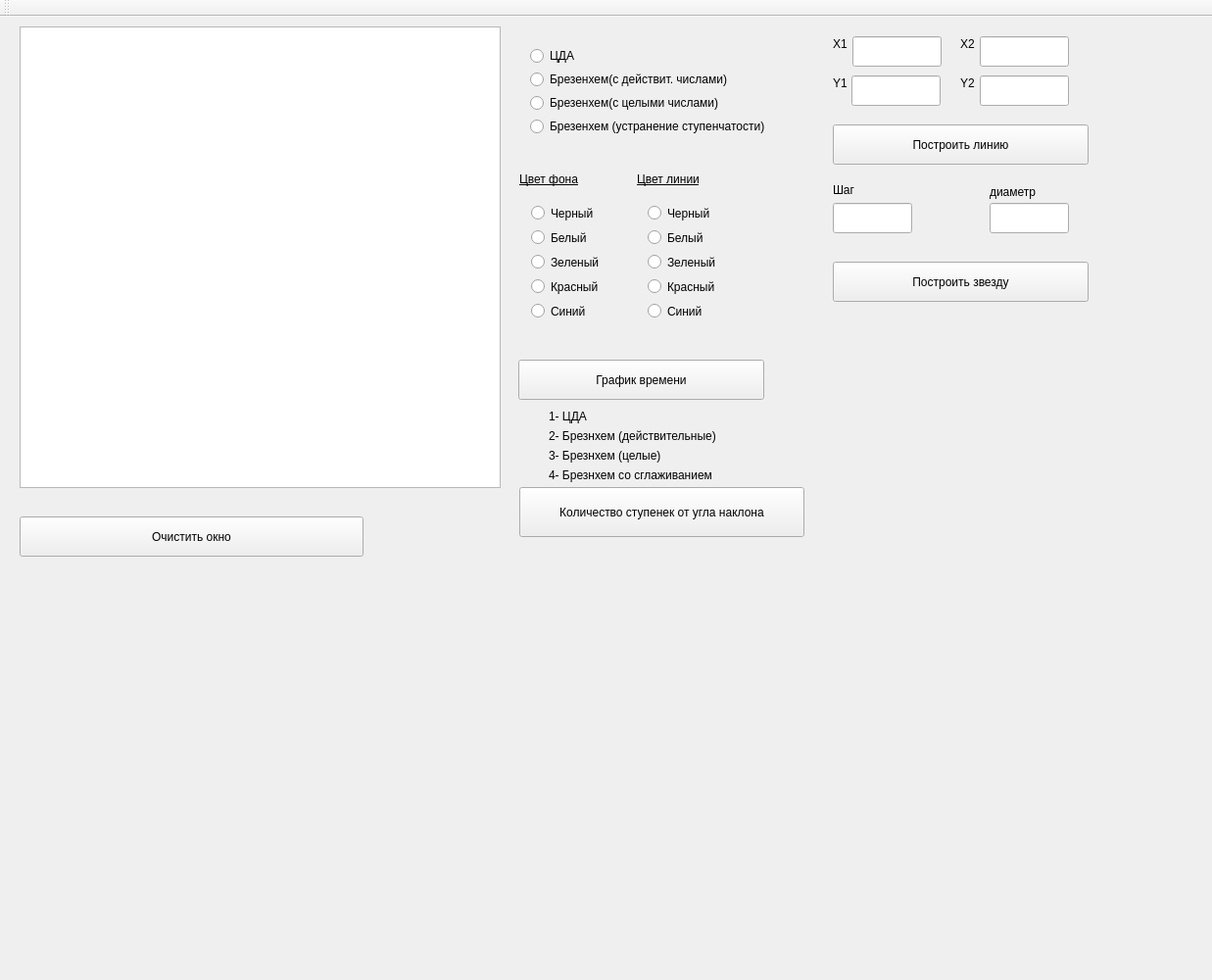
<?xml version="1.0" encoding="UTF-8"?>
<ui version="4.0">
 <class>MainWindow</class>
 <widget class="QMainWindow" name="MainWindow">
  <property name="geometry">
   <rect>
    <x>0</x>
    <y>0</y>
    <width>1237</width>
    <height>1000</height>
   </rect>
  </property>
  <property name="minimumSize">
   <size>
    <width>1000</width>
    <height>1000</height>
   </size>
  </property>
  <property name="windowTitle">
   <string>image</string>
  </property>
  <property name="toolTip">
   <string/>
  </property>
  <widget class="QWidget" name="centralWidget">
   <widget class="QGraphicsView" name="graphicsView">
    <property name="geometry">
     <rect>
      <x>20</x>
      <y>10</y>
      <width>491</width>
      <height>471</height>
     </rect>
    </property>
    <property name="minimumSize">
     <size>
      <width>400</width>
      <height>400</height>
     </size>
    </property>
   </widget>
   <widget class="QLineEdit" name="lineEdit">
    <property name="geometry">
     <rect>
      <x>870</x>
      <y>20</y>
      <width>91</width>
      <height>31</height>
     </rect>
    </property>
   </widget>
   <widget class="QLabel" name="label">
    <property name="geometry">
     <rect>
      <x>850</x>
      <y>20</y>
      <width>16</width>
      <height>16</height>
     </rect>
    </property>
    <property name="text">
     <string>X1</string>
    </property>
   </widget>
   <widget class="QLabel" name="label_2">
    <property name="geometry">
     <rect>
      <x>850</x>
      <y>60</y>
      <width>16</width>
      <height>16</height>
     </rect>
    </property>
    <property name="text">
     <string>Y1</string>
    </property>
   </widget>
   <widget class="QLineEdit" name="lineEdit_2">
    <property name="geometry">
     <rect>
      <x>869</x>
      <y>60</y>
      <width>91</width>
      <height>31</height>
     </rect>
    </property>
   </widget>
   <widget class="QLabel" name="label_3">
    <property name="geometry">
     <rect>
      <x>980</x>
      <y>20</y>
      <width>16</width>
      <height>16</height>
     </rect>
    </property>
    <property name="text">
     <string>X2</string>
    </property>
   </widget>
   <widget class="QLabel" name="label_4">
    <property name="geometry">
     <rect>
      <x>980</x>
      <y>60</y>
      <width>16</width>
      <height>16</height>
     </rect>
    </property>
    <property name="text">
     <string>Y2</string>
    </property>
   </widget>
   <widget class="QLineEdit" name="lineEdit_3">
    <property name="geometry">
     <rect>
      <x>1000</x>
      <y>20</y>
      <width>91</width>
      <height>31</height>
     </rect>
    </property>
   </widget>
   <widget class="QLineEdit" name="lineEdit_4">
    <property name="geometry">
     <rect>
      <x>1000</x>
      <y>60</y>
      <width>91</width>
      <height>31</height>
     </rect>
    </property>
   </widget>
   <widget class="QLabel" name="label_5">
    <property name="geometry">
     <rect>
      <x>530</x>
      <y>150</y>
      <width>81</width>
      <height>31</height>
     </rect>
    </property>
    <property name="font">
     <font>
      <underline>true</underline>
     </font>
    </property>
    <property name="text">
     <string>Цвет фона</string>
    </property>
   </widget>
   <widget class="QLabel" name="label_6">
    <property name="geometry">
     <rect>
      <x>650</x>
      <y>150</y>
      <width>81</width>
      <height>31</height>
     </rect>
    </property>
    <property name="font">
     <font>
      <underline>true</underline>
     </font>
    </property>
    <property name="text">
     <string>Цвет линии</string>
    </property>
   </widget>
   <widget class="QWidget" name="gridLayoutWidget">
    <property name="geometry">
     <rect>
      <x>531</x>
      <y>180</y>
      <width>91</width>
      <height>141</height>
     </rect>
    </property>
    <layout class="QGridLayout" name="gridLayout">
     <item row="0" column="0">
      <widget class="QRadioButton" name="radioButton">
       <property name="text">
        <string>Черный</string>
       </property>
      </widget>
     </item>
     <item row="1" column="0">
      <widget class="QRadioButton" name="radioButton_2">
       <property name="text">
        <string>Белый</string>
       </property>
      </widget>
     </item>
     <item row="2" column="0">
      <widget class="QRadioButton" name="radioButton_3">
       <property name="text">
        <string>Зеленый</string>
       </property>
      </widget>
     </item>
     <item row="3" column="0">
      <widget class="QRadioButton" name="radioButton_4">
       <property name="text">
        <string>Красный</string>
       </property>
      </widget>
     </item>
     <item row="4" column="0">
      <widget class="QRadioButton" name="radioButton_5">
       <property name="text">
        <string>Синий</string>
       </property>
      </widget>
     </item>
    </layout>
   </widget>
   <widget class="QWidget" name="gridLayoutWidget_2">
    <property name="geometry">
     <rect>
      <x>650</x>
      <y>180</y>
      <width>91</width>
      <height>141</height>
     </rect>
    </property>
    <layout class="QGridLayout" name="gridLayout_2">
     <item row="0" column="0">
      <widget class="QRadioButton" name="radioButton_6">
       <property name="text">
        <string>Черный</string>
       </property>
      </widget>
     </item>
     <item row="2" column="0">
      <widget class="QRadioButton" name="radioButton_8">
       <property name="text">
        <string>Зеленый</string>
       </property>
      </widget>
     </item>
     <item row="1" column="0">
      <widget class="QRadioButton" name="radioButton_7">
       <property name="text">
        <string>Белый</string>
       </property>
      </widget>
     </item>
     <item row="3" column="0">
      <widget class="QRadioButton" name="radioButton_9">
       <property name="text">
        <string>Красный</string>
       </property>
      </widget>
     </item>
     <item row="4" column="0">
      <widget class="QRadioButton" name="radioButton_10">
       <property name="text">
        <string>Синий</string>
       </property>
      </widget>
     </item>
    </layout>
   </widget>
   <widget class="QWidget" name="gridLayoutWidget_3">
    <property name="geometry">
     <rect>
      <x>530</x>
      <y>20</y>
      <width>305</width>
      <height>112</height>
     </rect>
    </property>
    <layout class="QGridLayout" name="gridLayout_3">
     <item row="2" column="0">
      <widget class="QRadioButton" name="radioButton_13">
       <property name="text">
        <string>Брезенхем(с целыми числами)</string>
       </property>
      </widget>
     </item>
     <item row="1" column="0">
      <widget class="QRadioButton" name="radioButton_12">
       <property name="text">
        <string>Брезенхем(с действит. числами)</string>
       </property>
      </widget>
     </item>
     <item row="0" column="0">
      <widget class="QRadioButton" name="radioButton_11">
       <property name="text">
        <string>ЦДА</string>
       </property>
      </widget>
     </item>
     <item row="3" column="0">
      <widget class="QRadioButton" name="radioButton_14">
       <property name="text">
        <string>Брезенхем (устранение ступенчатости)</string>
       </property>
      </widget>
     </item>
    </layout>
   </widget>
   <widget class="QPushButton" name="pushButton">
    <property name="geometry">
     <rect>
      <x>850</x>
      <y>110</y>
      <width>261</width>
      <height>41</height>
     </rect>
    </property>
    <property name="text">
     <string>Построить линию</string>
    </property>
   </widget>
   <widget class="QPushButton" name="pushButton_2">
    <property name="geometry">
     <rect>
      <x>850</x>
      <y>250</y>
      <width>261</width>
      <height>41</height>
     </rect>
    </property>
    <property name="text">
     <string>Построить звезду</string>
    </property>
   </widget>
   <widget class="QPushButton" name="pushButton_3">
    <property name="geometry">
     <rect>
      <x>529</x>
      <y>350</y>
      <width>251</width>
      <height>41</height>
     </rect>
    </property>
    <property name="text">
     <string>График времени</string>
    </property>
   </widget>
   <widget class="QCustomPlot" name="widget" native="true">
    <property name="geometry">
     <rect>
      <x>850</x>
      <y>350</y>
      <width>401</width>
      <height>181</height>
     </rect>
    </property>
   </widget>
   <widget class="QLabel" name="label_7">
    <property name="geometry">
     <rect>
      <x>560</x>
      <y>400</y>
      <width>111</width>
      <height>16</height>
     </rect>
    </property>
    <property name="text">
     <string>1- ЦДА</string>
    </property>
   </widget>
   <widget class="QLabel" name="label_8">
    <property name="geometry">
     <rect>
      <x>560</x>
      <y>420</y>
      <width>281</width>
      <height>16</height>
     </rect>
    </property>
    <property name="text">
     <string>2- Брезнхем (действительные)</string>
    </property>
   </widget>
   <widget class="QLabel" name="label_9">
    <property name="geometry">
     <rect>
      <x>560</x>
      <y>440</y>
      <width>251</width>
      <height>16</height>
     </rect>
    </property>
    <property name="text">
     <string>3- Брезнхем (целые)</string>
    </property>
   </widget>
   <widget class="QLabel" name="label_10">
    <property name="geometry">
     <rect>
      <x>560</x>
      <y>460</y>
      <width>251</width>
      <height>16</height>
     </rect>
    </property>
    <property name="text">
     <string>4- Брезнхем со сглаживанием</string>
    </property>
   </widget>
   <widget class="QPushButton" name="pushButton_4">
    <property name="geometry">
     <rect>
      <x>530</x>
      <y>480</y>
      <width>291</width>
      <height>51</height>
     </rect>
    </property>
    <property name="text">
     <string>Количество ступенек от угла наклона</string>
    </property>
   </widget>
   <widget class="QPushButton" name="pushButton_5">
    <property name="geometry">
     <rect>
      <x>20</x>
      <y>510</y>
      <width>351</width>
      <height>41</height>
     </rect>
    </property>
    <property name="text">
     <string>Очистить окно</string>
    </property>
   </widget>
   <widget class="QLineEdit" name="lineEdit_5">
    <property name="geometry">
     <rect>
      <x>850</x>
      <y>190</y>
      <width>81</width>
      <height>31</height>
     </rect>
    </property>
   </widget>
   <widget class="QLabel" name="label_12">
    <property name="geometry">
     <rect>
      <x>850</x>
      <y>170</y>
      <width>59</width>
      <height>14</height>
     </rect>
    </property>
    <property name="text">
     <string>Шаг</string>
    </property>
   </widget>
   <widget class="QLineEdit" name="lineEdit_6">
    <property name="geometry">
     <rect>
      <x>1010</x>
      <y>190</y>
      <width>81</width>
      <height>31</height>
     </rect>
    </property>
   </widget>
   <widget class="QLabel" name="label_11">
    <property name="geometry">
     <rect>
      <x>1010</x>
      <y>170</y>
      <width>67</width>
      <height>17</height>
     </rect>
    </property>
    <property name="text">
     <string>диаметр</string>
    </property>
   </widget>
  </widget>
  <widget class="QMenuBar" name="menuBar">
   <property name="geometry">
    <rect>
     <x>0</x>
     <y>0</y>
     <width>1237</width>
     <height>22</height>
    </rect>
   </property>
  </widget>
  <widget class="QToolBar" name="mainToolBar">
   <attribute name="toolBarArea">
    <enum>TopToolBarArea</enum>
   </attribute>
   <attribute name="toolBarBreak">
    <bool>false</bool>
   </attribute>
  </widget>
 </widget>
 <layoutdefault spacing="6" margin="11"/>
 <customwidgets>
  <customwidget>
   <class>QCustomPlot</class>
   <extends>QWidget</extends>
   <header>qcustomplot.h</header>
   <container>1</container>
  </customwidget>
 </customwidgets>
 <resources/>
 <connections/>
</ui>
